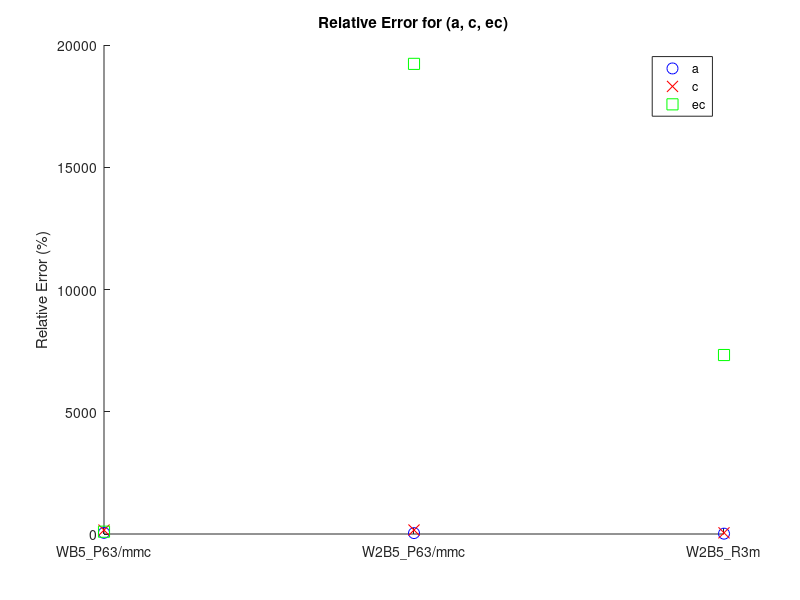
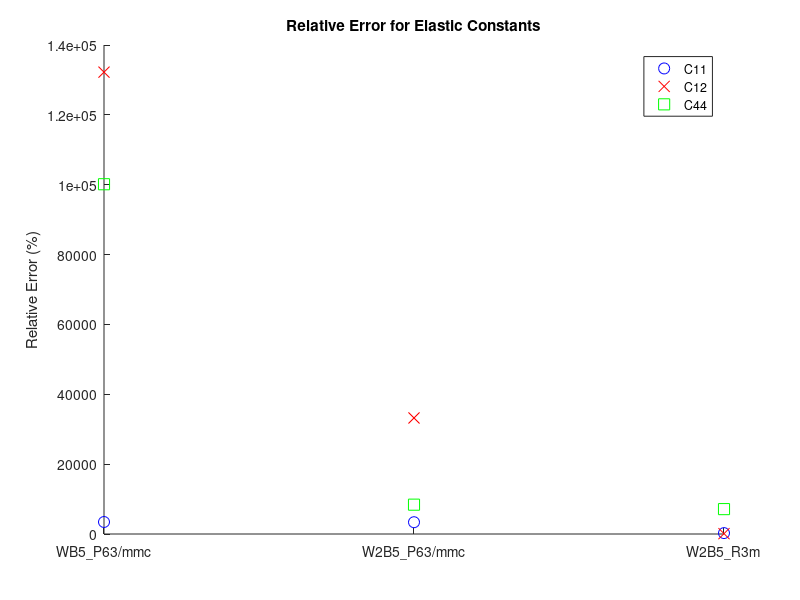
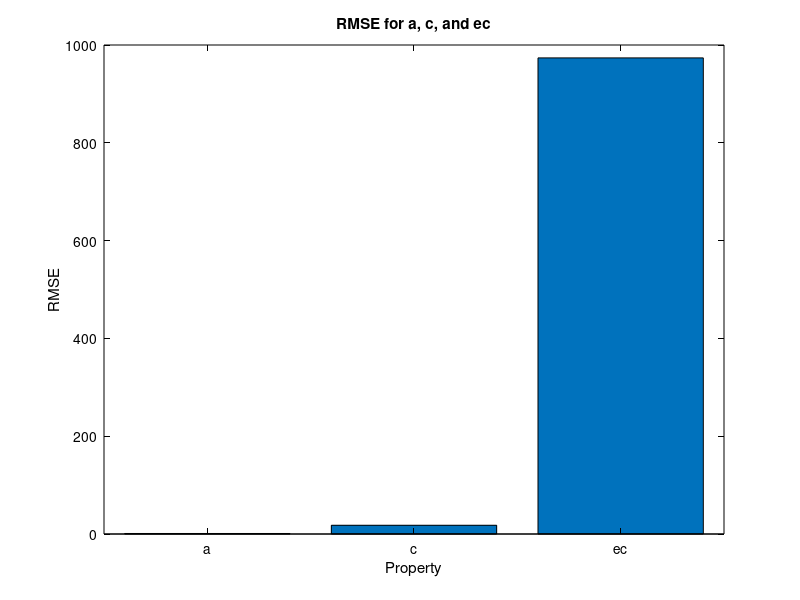
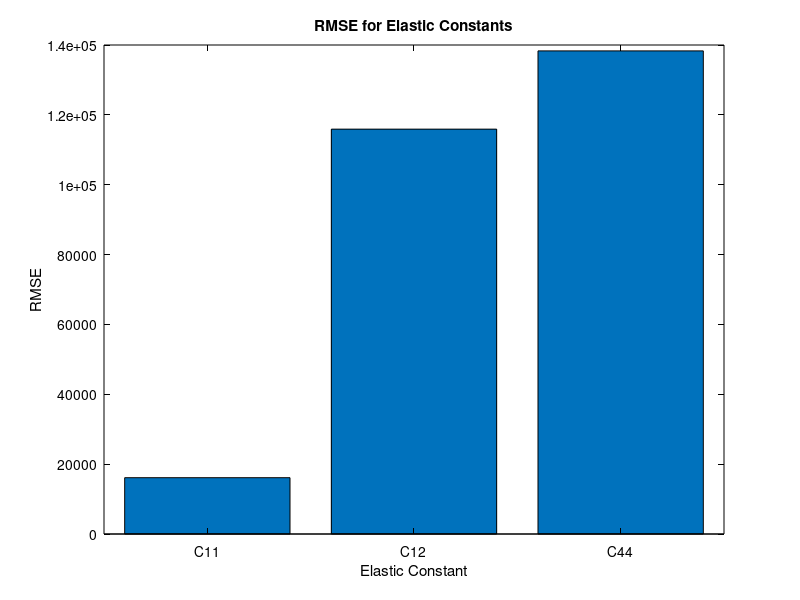

These charts were generated, in order, by the following MATLAB code:
% Declare data for WB5_P63/mmc, W2B5_P63/mmc, and W2B5_R3m polymorphs
% Values for WB5_P63/mmc
my_WB5_mmc = [4.31844582470451, 20.0861313174549, -0.539097278685913, -19917.4364993498, -193517.76091125, 238318.833881224];
expected_WB5_mmc = [2.92617, 7.75361, -8.51499, 596.52515, 146.46399, 237.75151];

% Values for W2B5_P63/mmc
my_W2B5_mm = [1.90127944088075, 41.0933254758161, -1583.424039, -18338.418770, -52747.16438, 18066.493013];
expected_W2B5_mm = [3.01685, 15.70759, -8.19208, 559.23117, 159.25029, 212.5896];

% Values for W2B5_R3m
my_W2B5_R3m = [2.52451371, 13.181492, -610.339260, -880.749024, 3.37961670, 20050.764896];
expected_W2B5_R3m = [2.92304, 25.89293, -8.2252, 556.61827, 146.95591, 277.558];

% Compute relative percentage errors
relative_error_WB5_mmc = 100 * abs((my_WB5_mmc - expected_WB5_mmc) ./ expected_WB5_mmc);
relative_error_W2B5_mm = 100 * abs((my_W2B5_mm - expected_W2B5_mm) ./ expected_W2B5_mm);
relative_error_W2B5_R3m = 100 * abs((my_W2B5_R3m - expected_W2B5_R3m) ./ expected_W2B5_R3m);

% RMSE calculation for a, c, and ec
rmse_a = sqrt(mean(([my_WB5_mmc(1), my_W2B5_mm(1), my_W2B5_R3m(1)] - [expected_WB5_mmc(1), expected_W2B5_mm(1), expected_W2B5_R3m(1)]).^2));
rmse_c = sqrt(mean(([my_WB5_mmc(2), my_W2B5_mm(2), my_W2B5_R3m(2)] - [expected_WB5_mmc(2), expected_W2B5_mm(2), expected_W2B5_R3m(2)]).^2));
rmse_ec = sqrt(mean(([my_WB5_mmc(3), my_W2B5_mm(3), my_W2B5_R3m(3)] - [expected_WB5_mmc(3), expected_W2B5_mm(3), expected_W2B5_R3m(3)]).^2));

% RMSE calculation for Elastic Constants (C11, C12, C44)
rmse_C11 = sqrt(mean(([my_WB5_mmc(4), my_W2B5_mm(4), my_W2B5_R3m(4)] - [expected_WB5_mmc(4), expected_W2B5_mm(4), expected_W2B5_R3m(4)]).^2));
rmse_C12 = sqrt(mean(([my_WB5_mmc(5), my_W2B5_mm(5), my_W2B5_R3m(5)] - [expected_WB5_mmc(5), expected_W2B5_mm(5), expected_W2B5_R3m(5)]).^2));
rmse_C44 = sqrt(mean(([my_WB5_mmc(6), my_W2B5_mm(6), my_W2B5_R3m(6)] - [expected_WB5_mmc(6), expected_W2B5_mm(6), expected_W2B5_R3m(6)]).^2));

% Plotting
polymorphs = {'WB5\_P63/mmc', 'W2B5\_P63/mmc', 'W2B5\_R3m'};

% Relative percentage error for (a, c, ec)
figure;
hold on;
plot(1, relative_error_WB5_mmc(1), 'bo', 'MarkerSize', 8);
plot(1, relative_error_WB5_mmc(2), 'rx', 'MarkerSize', 8);
plot(1, relative_error_WB5_mmc(3), 'gs', 'MarkerSize', 8);
plot(2, relative_error_W2B5_mm(1), 'bo', 'MarkerSize', 8);
plot(2, relative_error_W2B5_mm(2), 'rx', 'MarkerSize', 8);
plot(2, relative_error_W2B5_mm(3), 'gs', 'MarkerSize', 8);
plot(3, relative_error_W2B5_R3m(1), 'bo', 'MarkerSize', 8);
plot(3, relative_error_W2B5_R3m(2), 'rx', 'MarkerSize', 8);
plot(3, relative_error_W2B5_R3m(3), 'gs', 'MarkerSize', 8);
xticks([1 2 3]);
xticklabels(polymorphs);
ylabel('Relative Error (%)');
legend({'a', 'c', 'ec'}, 'Location', 'Best');
title('Relative Error for (a, c, ec)');
hold off;

% Relative percentage error for Elastic Constants (C11, C12, C44)
figure;
hold on;
plot(1, relative_error_WB5_mmc(4), 'bo', 'MarkerSize', 8);
plot(1, relative_error_WB5_mmc(5), 'rx', 'MarkerSize', 8);
plot(1, relative_error_WB5_mmc(6), 'gs', 'MarkerSize', 8);
plot(2, relative_error_W2B5_mm(4), 'bo', 'MarkerSize', 8);
plot(2, relative_error_W2B5_mm(5), 'rx', 'MarkerSize', 8);
plot(2, relative_error_W2B5_mm(6), 'gs', 'MarkerSize', 8);
plot(3, relative_error_W2B5_R3m(4), 'bo', 'MarkerSize', 8);
plot(3, relative_error_W2B5_R3m(5), 'rx', 'MarkerSize', 8);
plot(3, relative_error_W2B5_R3m(6), 'gs', 'MarkerSize', 8);
xticks([1 2 3]);
xticklabels(polymorphs);
ylabel('Relative Error (%)');
legend({'C11', 'C12', 'C44'}, 'Location', 'Best');
title('Relative Error for Elastic Constants');
hold off;

% Plot RMSE for a, c, ec
figure;
bar([rmse_a, rmse_c, rmse_ec]);
title('RMSE for a, c, and ec');
xlabel('Property');
ylabel('RMSE');
xticks([1 2 3]);
xticklabels({'a', 'c', 'ec'});
set(gca, 'Box', 'on', 'GridLineStyle', 'none', 'XColor', 'k', 'YColor', 'k');

% Plot RMSE for C11, C12, and C44
figure;
bar([rmse_C11, rmse_C12, rmse_C44]);
title('RMSE for Elastic Constants');
xlabel('Elastic Constant');
ylabel('RMSE');
xticks([1 2 3]);
xticklabels({'C11', 'C12', 'C44'});
set(gca, 'Box', 'on', 'GridLineStyle', 'none', 'XColor', 'k', 'YColor', 'k');
